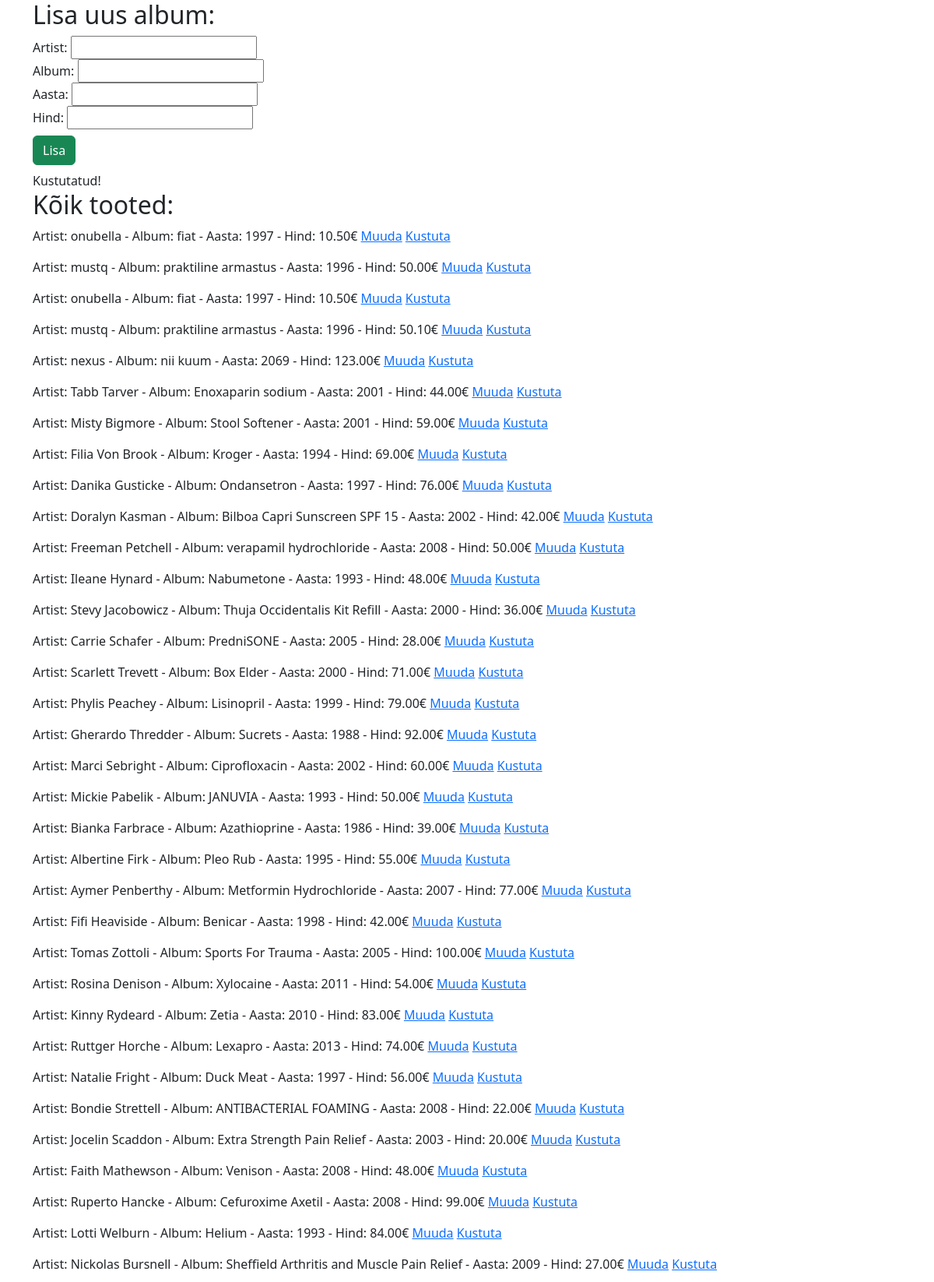
/yl3,4.php?action=kustuta&id=1 (upper part), run on the app's committed database.
### tables this page shows
CREATE TABLE `tooted` (
  `id` int(7) NOT NULL,
  `artist` varchar(255) NOT NULL,
  `album` varchar(255) NOT NULL,
  `aasta` year(4) NOT NULL,
  `hind` decimal(5,2) NOT NULL
);

### yl3,4.php (the view, shortened to what this page needs)
<?php include ("config.php"); ?>
<!DOCTYPE html>
<html lang="en">
<head>
    <link href="https://cdn.jsdelivr.net/npm/bootstrap@5.3.2/dist/css/bootstrap.min.css" rel="stylesheet">
</head>
    <body>
        <div class="container">
        <h2>Lisa uus album:</h2>
        <form action="#" method="get">
            <label for="artist">Artist:</label>
            <input type="text" name="artist" id="artist"><br>
            <label for="album">Album:</label>
            <input type="text" name="album" id="album"><br>
            <label for="aasta">Aasta:</label>
            <input type="number" name="aasta" id="aasta"><br>
            <label for="hind">Hind:</label>
            <input type="number" name="hind" id="hind"><br>
            <input type="submit" class="btn btn-success my-2" value="Lisa">
        </form>
        <?php
        if(isset($_GET['action']) && $_GET['action'] == 'kustuta' && isset($_GET['id'])) {
            $id = $_GET['id'];
            $kustutasql = "DELETE FROM tooted WHERE id=$id";
            if ($yhendus->query($kustutasql) === TRUE) {
                echo "Kustutatud!";
            }
        }
                ?>
                <?php
        $sql = "SELECT * FROM tooted";
        $result = $yhendus->query($sql);
        if ($result->num_rows > 0) {
            echo "<h2>Kõik tooted:</h2>";
            while($row = $result->fetch_assoc()) {
                echo "<p>";
                echo "Artist: " . $row["artist"] . " - Album: " . $row["album"] . " - Aasta: " . $row["aasta"] . " - Hind: " . $row["hind"] . "€";
                echo " <a href='?action=muuda&id=" . $row["id"] . "'>Muuda</a>";
                echo " <a href='?action=kustuta&id=" . $row["id"] . "' onclick=\"return confirm('Kindel v?');\">Kustuta</a>";
                echo "</p>";
            }
        }
        ?>
        <?php
        $sql = "SELECT kliendid.eesnimi, kliendid.perenimi, arved.kogus, tooted.album FROM kliendid INNER JOIN arved ON arved.kliendid_id = kliendid.id INNER JOIN tooted ON arved.tooted_id = tooted.id;";
        $result = $yhendus->query($sql);
        if ($result->num_rows > 0) {
            while($row = $result->fetch_assoc()) {
                echo "Klient: " . $row["eesnimi"] . " " . $row["perenimi"] . " | Album: " . $row["album"] . " | Kogus: " . $row["kogus"] . "<br>";
            }
        }
        ?>
        </div>
    </body>
</html>

### data on the page
tooted: artist "onubella", album "fiat", aasta "1997", hind "10.50"
tooted: artist "mustq", album "praktiline armastus", aasta "1996", hind "50.00"
tooted: artist "onubella", album "fiat", aasta "1997", hind "10.50"
tooted: artist "mustq", album "praktiline armastus", aasta "1996", hind "50.10"
tooted: artist "nexus", album "nii kuum", aasta "2069", hind "123.00"
tooted: artist "Tabb Tarver", album "Enoxaparin sodium", aasta "2001", hind "44.00"
tooted: artist "Misty Bigmore", album "Stool Softener", aasta "2001", hind "59.00"
tooted: artist "Filia Von Brook", album "Kroger", aasta "1994", hind "69.00"
tooted: artist "Danika Gusticke", album "Ondansetron", aasta "1997", hind "76.00"
tooted: artist "Doralyn Kasman", album "Bilboa Capri Sunscreen SPF 15", aasta "2002", hind "42.00"
tooted: artist "Freeman Petchell", album "verapamil hydrochloride", aasta "2008", hind "50.00"
tooted: artist "Ileane Hynard", album "Nabumetone", aasta "1993", hind "48.00"
tooted: artist "Stevy Jacobowicz", album "Thuja Occidentalis Kit Refill", aasta "2000", hind "36.00"
tooted: artist "Carrie Schafer", album "PredniSONE", aasta "2005", hind "28.00"
tooted: artist "Scarlett Trevett", album "Box Elder", aasta "2000", hind "71.00"
tooted: artist "Phylis Peachey", album "Lisinopril", aasta "1999", hind "79.00"
tooted: artist "Gherardo Thredder", album "Sucrets", aasta "1988", hind "92.00"
tooted: artist "Marci Sebright", album "Ciprofloxacin", aasta "2002", hind "60.00"
tooted: artist "Mickie Pabelik", album "JANUVIA", aasta "1993", hind "50.00"
tooted: artist "Bianka Farbrace", album "Azathioprine", aasta "1986", hind "39.00"
tooted: artist "Albertine Firk", album "Pleo Rub", aasta "1995", hind "55.00"
tooted: artist "Aymer Penberthy", album "Metformin Hydrochloride", aasta "2007", hind "77.00"
tooted: artist "Fifi Heaviside", album "Benicar", aasta "1998", hind "42.00"
tooted: artist "Tomas Zottoli", album "Sports For Trauma", aasta "2005", hind "100.00"
tooted: artist "Rosina Denison", album "Xylocaine", aasta "2011", hind "54.00"
tooted: artist "Kinny Rydeard", album "Zetia", aasta "2010", hind "83.00"
tooted: artist "Ruttger Horche", album "Lexapro", aasta "2013", hind "74.00"
tooted: artist "Natalie Fright", album "Duck Meat", aasta "1997", hind "56.00"
tooted: artist "Bondie Strettell", album "ANTIBACTERIAL FOAMING", aasta "2008", hind "22.00"
tooted: artist "Jocelin Scaddon", album "Extra Strength Pain Relief", aasta "2003", hind "20.00"
tooted: artist "Faith Mathewson", album "Venison", aasta "2008", hind "48.00"
tooted: artist "Ruperto Hancke", album "Cefuroxime Axetil", aasta "2008", hind "99.00"
tooted: artist "Lotti Welburn", album "Helium", aasta "1993", hind "84.00"
tooted: artist "Nickolas Bursnell", album "Sheffield Arthritis and Muscle Pain Relief", aasta "2009", hind "27.00"
